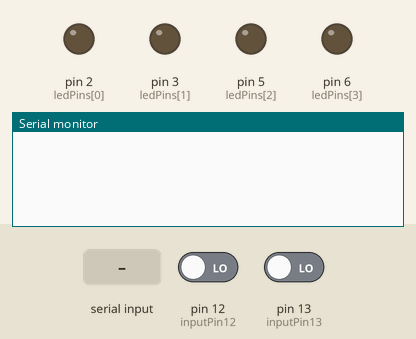
Simulated run of this sketch. Board: Arduino Uno, built with avr-gcc and run on an emulated ATmega328P. On the bench: output pins drawn as LEDs (lit = HIGH), the last lines printed to the serial monitor. Inputs (shaded band) come from the test bench; at power-on: pin 12 (inputPin12) LOW, pin 13 (inputPin13) LOW.

Above: at 1.2 s.
1.3 s: pin 12 (inputPin12) driven HIGH
At 2.5 s:
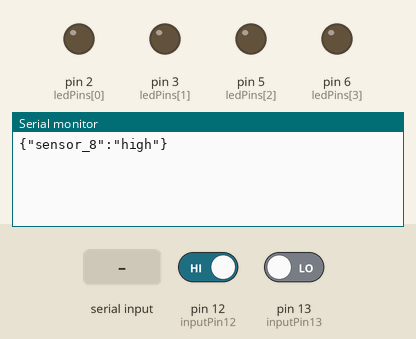
2.8 s: "ping\n" received over Serial
At 4.0 s:
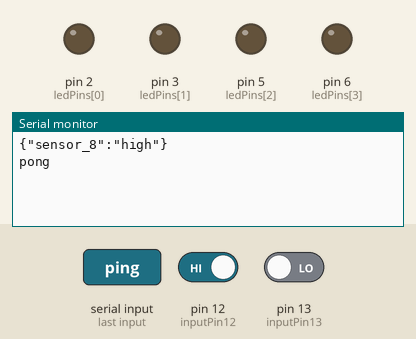
4.3 s: pin 12 (inputPin12) driven LOW
At 5.3 s:
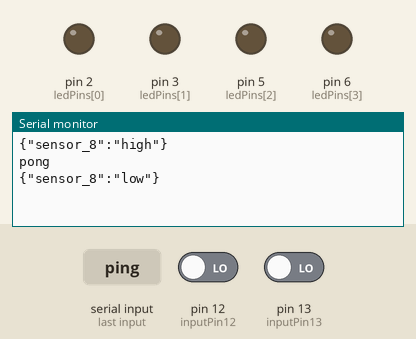

The sketch:

arduino_script.ino
```cpp
#include <ArduinoJson.h>  // Include ArduinoJson library

// Pin Definitions
const int ledPins[] = {2, 3, 5, 6};  // LEDs for command control
const int inputPin12 = 12;           // Input pin for sensor_8
const int inputPin13 = 13;           // Input pin for sensor_9

int lastState12 = LOW;               // Last state of pin 12
int lastState13 = LOW;               // Last state of pin 13

void setup() {
  // Initialize LED pins as output
  for (int i = 0; i < 4; i++) {
    pinMode(ledPins[i], OUTPUT);
    digitalWrite(ledPins[i], LOW);  // Ensure LEDs are off at the start
  }

  // Initialize input pins
  pinMode(inputPin12, INPUT);
  pinMode(inputPin13, INPUT);

  // Start serial communication
  Serial.begin(9600);
}

void loop() {
  // Check for incoming commands
  if (Serial.available() > 0) {
    String command = Serial.readStringUntil('\n');  // Read the incoming command until newline
    if (command == "ping") {  // Handshake signal from Python
      Serial.println("pong");
    } else {
      handleCommand(command);  // Process other commands
    }
  }

  // Monitor sensor state changes and send updates
  checkAndReportSensorState(inputPin12, lastState12, "sensor_8");
  checkAndReportSensorState(inputPin13, lastState13, "sensor_9");

  delay(100);  // Small delay to avoid spamming the serial buffer
}

void handleCommand(const String &command) {
  if (command.startsWith("sensor_")) {
    // Parse the command dynamically
    int underscoreIndex1 = command.indexOf('_');
    int underscoreIndex2 = command.indexOf('_', underscoreIndex1 + 1);

    String sensorId = command.substring(underscoreIndex1 + 1, underscoreIndex2);
    String action = command.substring(underscoreIndex2 + 1);

    int sensorIndex = sensorId.toInt();  // Convert sensor ID to an index

    if (sensorIndex >= 1 && sensorIndex <= 4) {
      int ledPin = ledPins[sensorIndex - 1];

      if (action == "high") {
        digitalWrite(ledPin, HIGH);
      } else if (action == "low") {
        digitalWrite(ledPin, LOW);
      } else if (action.startsWith("value_")) {
        // For analog control (PWM)
        int pwmValue = action.substring(6).toInt();
        analogWrite(ledPin, pwmValue);
      }
    }
  }
}

void checkAndReportSensorState(int pin, int &lastState, const char *sensorName) {
  int currentState = digitalRead(pin);

  if (currentState != lastState) {
    lastState = currentState;

    // Create a JSON object to report the state change
    StaticJsonDocument<64> doc;
    doc[sensorName] = (currentState == HIGH) ? "high" : "low";

    // Serialize the JSON object and send it over Serial
    String output;
    serializeJson(doc, output);
    Serial.println(output);
  }
}
```

Measured:
- after the input at 1.3 s, the serial monitor: prints a new line at once (image 1)
- after the input at 2.8 s, the serial monitor: prints a new line at once (image 2)
- after the input at 4.3 s, the serial monitor: prints a new line at once (image 3)
